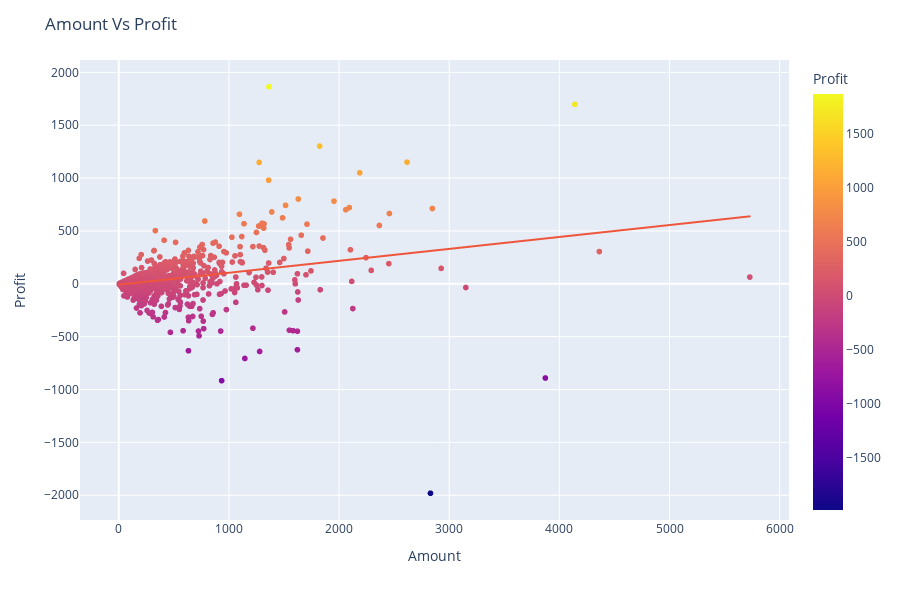

Source (notebook cell):
### Markdown cell above
# Amount Vs Profit

### Code cell
fig = px.scatter(data_frame=new_df, x='Amount', y='Profit', color='Profit', trendline='ols')
fig.update_layout(title='Amount Vs Profit', autosize=False, height=600, width=900)
fig.show()

### Figure 1 — Plotly figure (JSON) as saved in the notebook; plotly's stock layout.template omitted (floating-point values rounded to 4 significant figures; data arrays with more than 128 entries replaced by an {"elided": "..."} marker saying what was removed)
{"data": [{"hovertemplate": "Amount=%{x}<br>Profit=%{marker.color}<extra></extra>", "legendgroup": "", "marker": {"color": {"elided": "1500 int values"}, "coloraxis": "coloraxis", "symbol": "circle"}, "mode": "markers", "name": "", "showlegend": false, "type": "scattergl", "x": {"elided": "1500 int values"}, "xaxis": "x", "y": {"elided": "1500 int values"}, "yaxis": "y"}, {"hovertemplate": "<b>OLS trendline</b><br>Profit = 0.112844 * Amount + -8.29127<br>R<sup>2</sup>=0.095631<br><br>Amount=%{x}<br>Profit=%{y} <b>(trend)</b><extra></extra>", "legendgroup": "", "marker": {"symbol": "circle"}, "mode": "lines", "name": "", "showlegend": false, "type": "scattergl", "x": {"elided": "1500 int values"}, "xaxis": "x", "y": {"elided": "1500 float values"}, "yaxis": "y"}], "layout": {"autosize": false, "coloraxis": {"colorbar": {"title": {"text": "Profit"}}, "colorscale": [[0, "#0d0887"], [0.1111, "#46039f"], [0.2222, "#7201a8"], [0.3333, "#9c179e"], [0.4444, "#bd3786"], [0.5556, "#d8576b"], [0.6667, "#ed7953"], [0.7778, "#fb9f3a"], [0.8889, "#fdca26"], [1, "#f0f921"]]}, "height": 600, "legend": {"tracegroupgap": 0}, "margin": {"t": 60}, "title": {"text": "Amount Vs Profit"}, "width": 900, "xaxis": {"anchor": "y", "domain": [0, 1], "title": {"text": "Amount"}}, "yaxis": {"anchor": "x", "domain": [0, 1], "title": {"text": "Profit"}}}}
